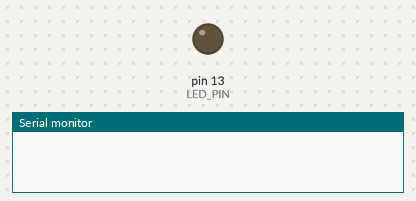
Bench run of a sketch on a simulated Arduino Uno, built with avr-gcc and run on an emulated ATmega328P. On the bench: output pins drawn as LEDs (lit = HIGH), the last lines printed to the serial monitor.

Above: at 5.5 s.
At 11.0 s:
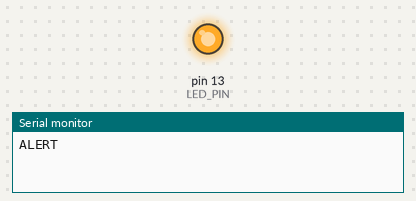
Timing chart, 0 to 14.8 s (numbered marks = the images above):
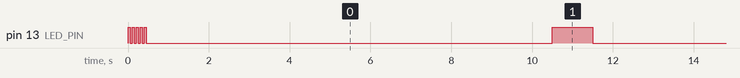

The sketch:

guardian.ino
```cpp
/*
 * GUARDIAN SYSTEM - HARDWARE SELF-TEST
 * ------------------------------------
 * USE THIS IF YOU HAVE NO BUTTON CONNECTED!
 *
 * Function:
 * - This code automatically sends an "ALERT" signal every 10 seconds.
 * - This allows you to test if your Admin Portal is receiving data
 *   without needing to wire up a real button yet.
 *
 * INSTRUCTIONS:
 * 1. Upload this to Arduino.
 * 2. Close Arduino IDE.
 * 3. Run 'start-guardian.bat'.
 * 4. Watch your Admin Dashboard - you should see a new Alert appear every 10 seconds.
 */

const int LED_PIN = 13;

void setup() {
  Serial.begin(9600);
  pinMode(LED_PIN, OUTPUT);

  // Flash quickly 5 times to show restart
  for(int i=0; i<5; i++) {
    digitalWrite(LED_PIN, HIGH); delay(50);
    digitalWrite(LED_PIN, LOW); delay(50);
  }
}

void loop() {
  // Wait 10 seconds
  delay(10000);

  // ------------------------------------------------
  // SIMULATE BUTTON PRESS
  // ------------------------------------------------
  Serial.println("ALERT");

  // Turn on LED for 1 second to show we sent it
  digitalWrite(LED_PIN, HIGH);
  delay(1000);
  digitalWrite(LED_PIN, LOW);
}
```

Measured:
- by itself, pin 13 (LED_PIN): goes 4 × (LOW 0.05 s, HIGH 0.05 s), 11 × (LOW 10.1 s, HIGH 1.0 s), then LOW
